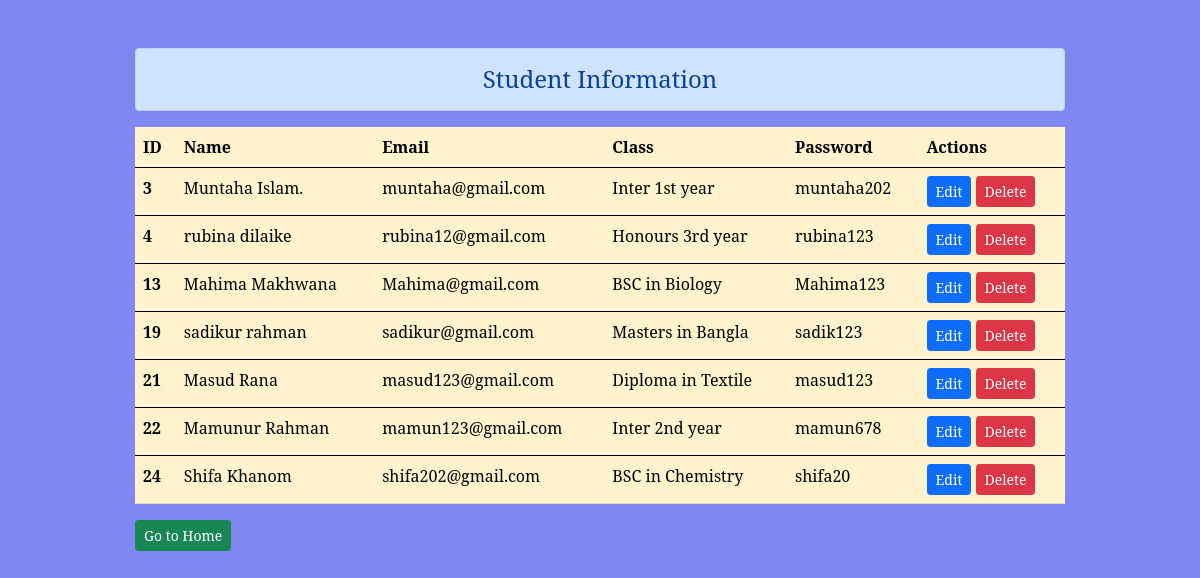
/student_info/, run on the app's committed database.
### infoapp/models.py (models this page shows, shortened)
class Student(models.Model):
    name = models.CharField(max_length=30)
    email = models.EmailField(max_length=60)
    class_no = models.CharField(max_length=40,null=True)
    password = models.CharField(max_length=100)

### infoapp/views.py (the view)
# urls.py: path('student_info/',views.student_info,name="student_info"),
def student_info(request):
    all_info = Student.objects.all()
    context = {'all_info':all_info}
    return render(request, 'student_info.html',context)

### templates/student_info.html
{% extends 'base.html' %}
{% block content %}
<div class="col-sm-10 m-auto">
    <h4 class="text-center alert alert-primary">Student Information</h4>
{% if all_info %}
    <table class="table table-hover table-warning ">
        <thead>
        <tr>
            <th scope="col">ID</th>
            <th scope="col">Name</th>
            <th scope="col">Email</th>
            <th scope="col">Class</th>
            <th scope="col">Password</th>
            <th scope="col">Actions</th>
        </tr>
        </thead>
        {% for all in all_info %}
        <tbody>
        <tr>
            <th scope="row">{{ all.id }}</th>
            <td>{{ all.name }}</td>
            <td>{{ all.email }}</td>
            <td>{{ all.class_no }}</td>
            <td>{{ all.password }}</td>
            <td>
                <a href="{% url 'editdata' all.id %}" class="btn btn-primary btn-sm">Edit</a>
                <a href="{% url 'delete' all.id %}" class="btn btn-danger btn-sm">Delete</a>
            </td>
        </tr>
        </tbody>
        {% endfor %}
    </table>
{% else %}
    <h5 class="alert alert-danger">No data found</h5>
{% endif %}
<a href="{% url 'add_student' %}"class="btn btn-success btn-sm">Go to Home</a>
</div>
{% endblock %}

### templates/base.html (shortened to what this page needs)
<!DOCTYPE html>
{% load static %}
<html lang="en">
<head>
    <link rel="stylesheet" href="{% static 'files/css/bootstrap.min.css' %}">
</head>
<body>
    <div class="container mt-5">
        {% block content %}
        {% endblock %}
    </div>
</body>
</html>

### templates/base.html (style rules this page uses)
body { background-color: rgb(128, 135, 240); font-family: 'Noto Serif', serif; }

### data on the page
Student: id "3", name "Muntaha Islam.", email "muntaha@gmail.com", class_no "Inter 1st year", password "muntaha202"
Student: id "4", name "rubina dilaike", email "rubina12@gmail.com", class_no "Honours 3rd year", password "rubina123"
Student: id "13", name "Mahima Makhwana", email "Mahima@gmail.com", class_no "BSC in Biology", password "Mahima123"
Student: id "19", name "sadikur rahman", email "sadikur@gmail.com", class_no "Masters in Bangla", password "sadik123"
Student: id "21", name "Masud Rana", email "masud123@gmail.com", class_no "Diploma in Textile", password "masud123"
Student: id "22", name "Mamunur Rahman", email "mamun123@gmail.com", class_no "Inter 2nd year", password "mamun678"
Student: id "24", name "Shifa Khanom", email "shifa202@gmail.com", class_no "BSC in Chemistry", password "shifa20"
